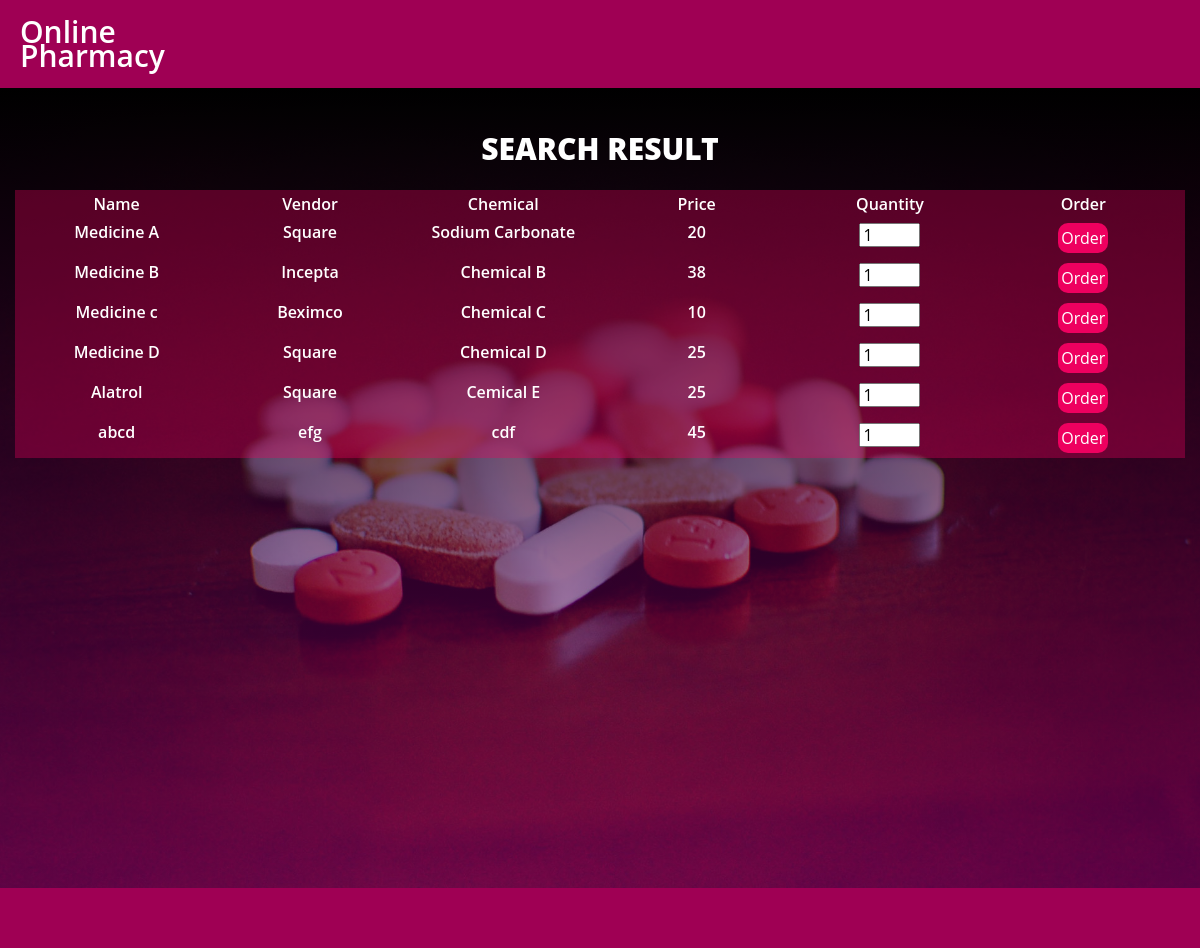
Page /search_medicine.php on the committed database.
### tables this page shows
CREATE TABLE `medicine` (
  `id` int(11) NOT NULL,
  `name` varchar(100) NOT NULL,
  `vendor` varchar(100) NOT NULL,
  `chemical` varchar(100) NOT NULL,
  `price` int(11) NOT NULL,
  `stock` int(11) NOT NULL,
  `requires_prescription` int(11) NOT NULL
);

### search_medicine.php (the view, shortened to what this page needs)
<html lang="en">
  <head>
      <link href="css/bootstrap.min.css" rel="stylesheet"/>
      <link href="css/font-awesome.min.css" rel="stylesheet"/>
      <link href="css/animate.min.css" rel="stylesheet"/>
      <link href="css/main.css" rel="stylesheet"/>
  </head>
  <body>
	<section id="header">
		<div class="row">
			<div class="col-md-2" style="font-size: 30px;"> Online Pharmacy </div>
			<div class="col-md-10" style="text-align: right">
			</div>
		</div>
	</section>
	<section id = "section1">
		<div class="title"> Search Result </div>
        <div class="container medicine_table">
            <div class="row" style="padding: 5px;">
                <div class="col-md-2">Name</div>
                <div class="col-md-2">Vendor</div>
                <div class="col-md-2">Chemical</div>
                <div class="col-md-2">Price</div>
                <div class="col-md-2">Quantity</div>
                <div class="col-md-2">Order</div>
            </div>
            <?php
                $search_term = $_POST["searchTerm"];
                $requires_prescription = $_POST["requiresPrescription"];
                require_once("DBconnect.php");
                $sql_query = "SELECT id, name, vendor, chemical, price FROM medicine WHERE name LIKE '%$search_term%' AND requires_prescription='$requires_prescription'";
                $result = mysqli_query($connection, $sql_query);
                if(mysqli_num_rows($result) != 0) {
                    while($row = mysqli_fetch_array($result)) {
            ?>
            <div class="row" style="padding: 5px;">
                <div class="col-md-2"><?php echo $row[1] ?></div>
                <div class="col-md-2"><?php echo $row[2] ?></div>
                <div class="col-md-2"><?php echo $row[3] ?></div>
                <div class="col-md-2"><?php echo $row[4] ?></div>
                <form action="insert_order.php" method="post">
                    <div class="col-md-2">
                        <input type="number" min="1" max="10" value="1" name="quantity"/>
                    </div>
                    <div class="col-md-2">
                        <input type="submit" class="order_button" value="Order"/>
                    </div>
                </form>
            </div>
            <?php
                    }
                }
            ?>
        </div>
	</section>
	<section id="footer">
	</section>
  </body>
</html>

### css/main.css (style rules this page uses)
#header { background-color: #9f0054; color: white; font: 600 18px/24px 'Open Sans', sans-serif; padding: 20px; padding-top: 20px; }
#section1 { background: linear-gradient(0deg, #ff00e14d, rgba(0, 0, 0)), url("../img/bg3.jpg"); background-position: center; background-size: cover; background-repeat: no-repeat; position: relative; overflow: hidden; height: 100%; }
.title { width: 100%; padding: 12px 20px; margin-top: 40px; text-align: center; text-transform: Uppercase; font-weight: 800; font-size: 30px; }
#footer { background-color: #9f0054; color: white; font: 600 12px/14px 'Open Sans', sans-serif; padding: 20px; padding-top: 40px; }
body { margin: 0; color: white; font: 600 16px/18px 'Open Sans', sans-serif; }
input[type=button], input[type=submit], input[type=reset] { background-color: #ee005f; border: none; border-radius: 10px; color: white; padding: 16px 32px; text-decoration: none; margin: 4px 2px; cursor: pointer; margin-left: 40%; }
.medicine_table { margin-top: 20px; margin-bottom: 20px; text-align: center; background-color: #ee005f55; }
.order_button { padding: 0px !important; margin: 0px !important; height: 30px; width: 50px; }

### rows in the picture
medicine: name "Medicine A", vendor "Square", chemical "Sodium Carbonate", price "20"
medicine: name "Medicine B", vendor "Incepta", chemical "Chemical B", price "38"
medicine: name "Medicine c", vendor "Beximco", chemical "Chemical C", price "10"
medicine: name "Medicine D", vendor "Square", chemical "Chemical D", price "25"
medicine: name "Alatrol", vendor "Square", chemical "Cemical E", price "25"
medicine: name "abcd", vendor "efg", chemical "cdf", price "45"
